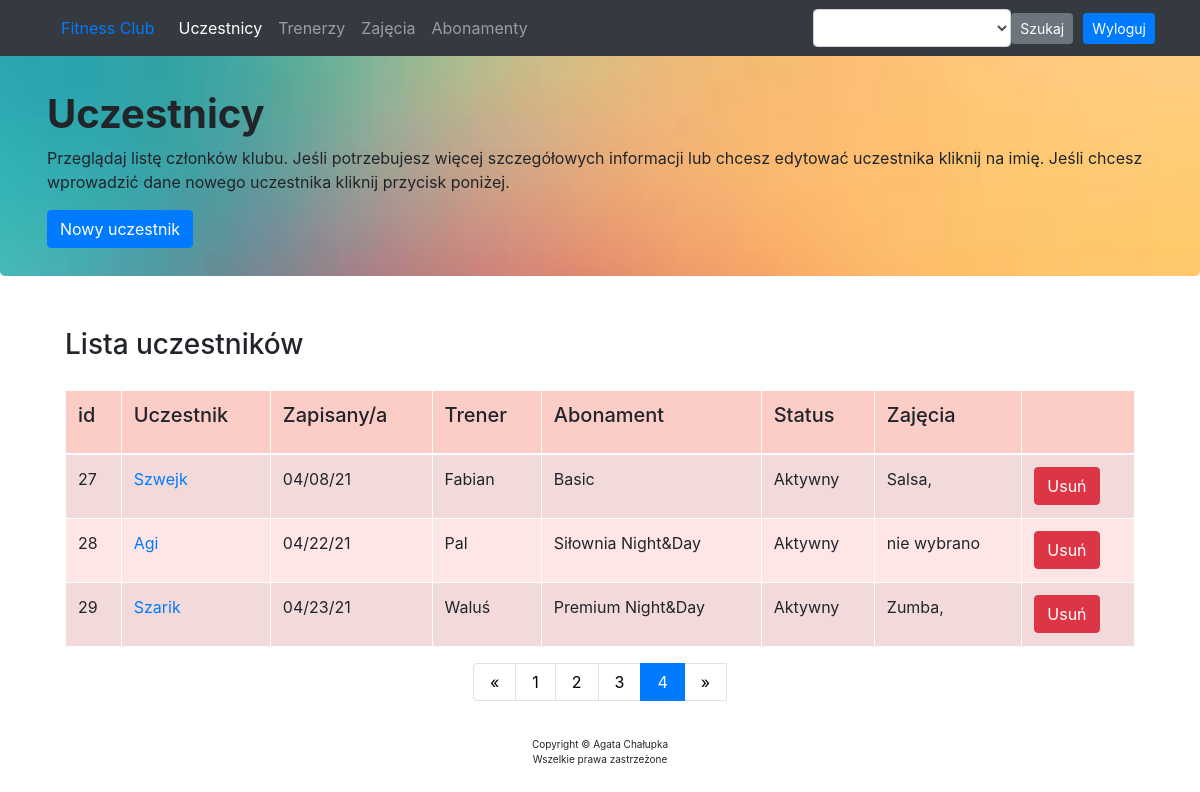
The app's page /users/3 (signed in), older data.
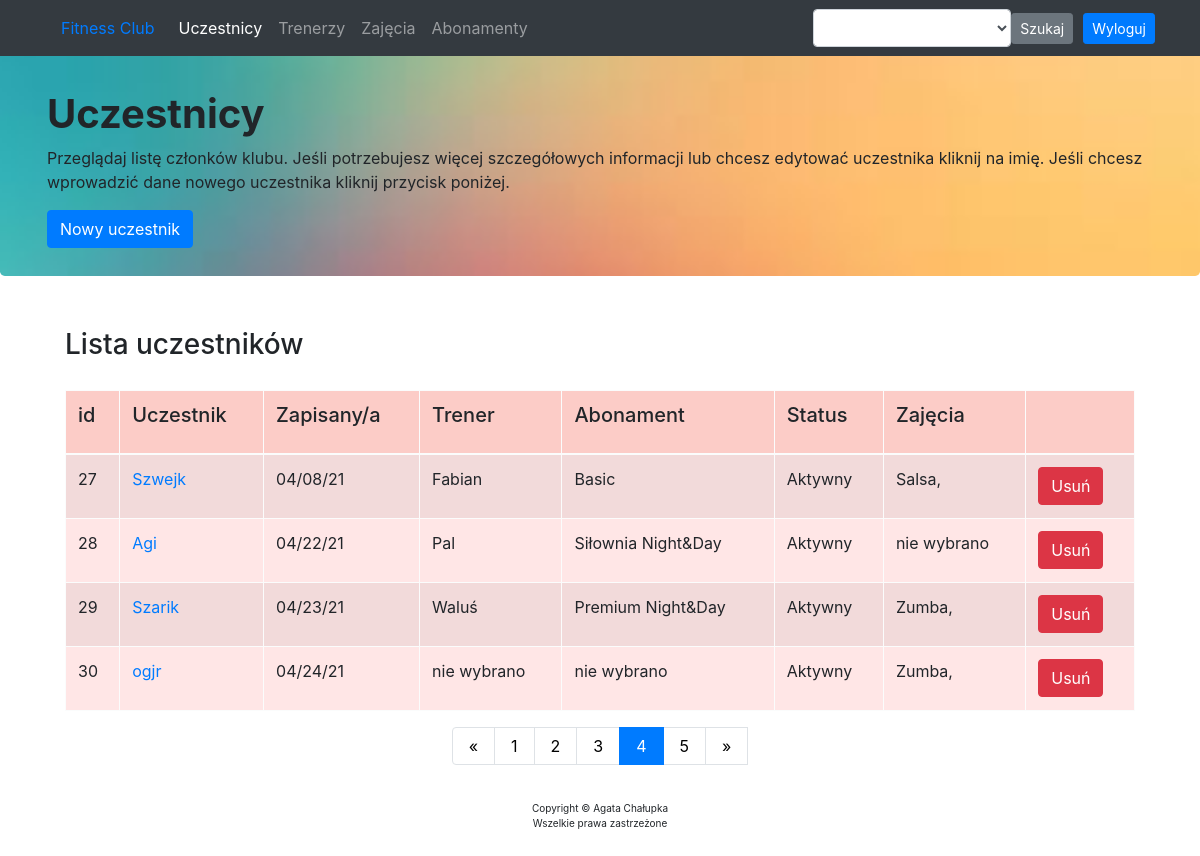
The same page, newer data.
### app/models.py (models this page shows, shortened)
class User(db.Model):
    __tablename__ = "user"
    id = db.Column(db.Integer, primary_key=True)
    name = db.Column(db.String(50))
    sign_up = db.Column(db.DateTime, index=True, default=datetime.utcnow)
    active = db.Column(db.Boolean, default=False)
    trainer_id = db.Column(db.Integer, db.ForeignKey('trainer.id'))
    subscription_id = db.Column(db.Integer, db.ForeignKey('subscription.id'))
    courses = db.relationship("Course", secondary=association_table, back_populates="users", lazy="subquery")

class Trainer(db.Model):
    id = db.Column(db.Integer, primary_key=True)
    name = db.Column(db.String(50))
    personal = db.Column(db.Boolean, default=False)
    trainees = db.relationship("User", backref="trainee", lazy="dynamic")
    classes = db.relationship("Course", secondary=association_table_2, back_populates="instructors", lazy="subquery")

class Subscription(db.Model):
    __tablename__ = "subscription"
    id = db.Column(db.Integer, primary_key=True)
    name = db.Column(db.String(40))
    users = db.relationship("User", backref="holder", lazy="dynamic")

class Course(db.Model):
    id = db.Column(db.Integer, primary_key=True)
    name = db.Column(db.String(50))
    instructors = db.relationship("Trainer", secondary=association_table_2, back_populates="classes", lazy="subquery")
    users = db.relationship("User", secondary=association_table, back_populates="courses", lazy="subquery")

### app/routes.py (the view, shortened to what this page needs)
@app.route('/users/<int:num>', methods=["GET", "POST"])
@login_required
def users_all(num):
    search_form = SearchForm()
    route = "/users/0"
    users = User.query.all()[num*4:num*4+4]
    users_num = math.ceil((len(User.query.all()))/4)
    new_id = max([user.id for user in User.query.all()]) + 1
    trainers = Trainer.query.all()
    subscriptions = Subscription.query.all()
    form = UserForm()
    error = None
    return render_template("members.html", num=num, users=users, trainers=trainers, subscriptions=subscriptions,
                           error=error, form=form, users_num=users_num, new_id=new_id, route=route, navs=navs, search_form=search_form)

### app/forms.py
class SearchForm(FlaskForm):
    name = SelectField("name")
    def __init__(self, *args, **kwargs):
        super(SearchForm, self).__init__(*args, **kwargs)
        self.name.choices = [('', '')] + sorted([(user.name, user.name) for user in User.query.all()] +\
                            [(trainer.name, trainer.name) for trainer in Trainer.query.all()] +\
                            [(course.name, course.name) for course in Course.query.all()] +\
                            [(sub.name, sub.name) for sub in Subscription.query.all()])

class UserForm(FlaskForm):
    name = StringField("name", validators=[DataRequired()])
    active = BooleanField("active", default=True)
    trainer = SelectField("Trainer")
    subscription = SelectField("Subscription")
    courses = SelectMultipleField("Course")
    def __init__(self, *args, **kwargs):
        super(UserForm, self).__init__(*args, **kwargs)
        self.trainer.choices = [''] + [trainer.name for trainer in Trainer.query.filter_by(personal=True).all()]
        self.subscription.choices = [''] + [subscription.name for subscription in Subscription.query.all()]
        self.courses.choices = [('', '')] + [(course.name, course.name) for course in Course.query.all()]

### app/routes.py (called while the page is built)
def login_required(view_func):
    @functools.wraps(view_func)
    def check_permissions(*args, **kwargs):
        if session.get('logged_in'):
            return view_func(*args, **kwargs)
        return redirect(url_for('login', next=request.path))
    return check_permissions

### app/templates/members.html
{% extends "index.html" %}
{% block content %}
<div class="jumbotron" style="background-image: url('/static/pics/gra_6.jpg'); background-size: cover; background-position: center;">
     <div class="container">
    <h1 style="font-weight: bold;">Uczestnicy</h1>
        <p>Przeglądaj listę członków klubu. Jeśli potrzebujesz więcej szczegółowych informacji lub chcesz
            edytować uczestnika kliknij na imię. Jeśli chcesz wprowadzić dane nowego uczestnika kliknij przycisk poniżej.</p>
        <a href="/add-edit-user/{{ new_id }}"><button class="btn btn-primary">Nowy uczestnik</button></a>
     </div>
</div>
<div class="container" style="background-color:">
    <div class="container" style="padding: 20px;">
        <h3 style="">Lista uczestników</h3>
    </div>
    <div class="table-section" style="padding-left: 20px; padding-right: 20px;">
       <table class="table table-striped table-hover table-bordered table-light" style="background-color: #ffe6e6">
           <thead>
            <tr style="background-color: #fcccc7">
                <td><h5>id</h5></td>
                <td><h5>Uczestnik</h5></td>
                <td><h5>Zapisany/a</h5></td>
                <td><h5>Trener</h5></td>
                <td><h5>Abonament</h5></td>
                <td><h5>Status</h5></td>
                <td><h5>Zajęcia</h5></td>
                <td></td>
            </tr>
           </thead>
           <tbody>
           {% for user in users %}
            <tr>
                <td>{{ user.id }}</td>
                <td><a href="/add-edit-user/{{ user.id }}">{{ user.name }}</a></td>
                <td>{{ user.sign_up.strftime("%x") }}</td>
                <td>{% if user.trainee %} {{ user.trainee.name }} {% else %} nie wybrano {% endif %}</td>
                <td>{% if user.holder %} {{ user.holder.name }} {% else %} nie wybrano {% endif %}</td>
                <td>{% if user.active==True %} Aktywny {% elif user.active==False %} Nieaktywny {% endif %}</td>
                <td>{% if user.courses %}{% for course in user.courses %}{{ course.name }}, {% endfor %} {% else %} nie wybrano {% endif %}</td>
                <td>
                    <form action="/delete-user/{{ user.id }}" method="POST">
                        <input type="submit" class="btn btn-danger" value="Usuń">
                    </form>
                </td>
            </tr>
           {% endfor %}
           </tbody>
       </table>
    </div>
</div>
<div class="container">
        <nav>
            <ul class="pagination justify-content-center">
                <li class="page-item">
                    {% if num==0 %}
                    <a href="/users/{{ num }}" aria-label="Previous" class="page-link">
                        {% else %}
                        <a href="/users/{{ num-1 }}" aria-label="Previous" class="page-link">
                            {% endif %}
                        <span aria-hidden="true">&laquo;</span>
                        </a>
                </li>
                {% for i in range(users_num) %}
                {% if i==num %}
                    <li class="page-item active"><a href="/users/{{ i }}" class="page-link">{{ i+1 }}</a></li>
                {% else %}
                    <li class="page-item"><a href="/users/{{ i }}" class="page-link">{{ i+1 }}</a></li>
                {% endif %}
                {% endfor %}
                <li>
                    {% if num!=users_num-1 %}
                    <a href="/users/{{ num+1 }}" aria-label="Next" class="page-link">
                        {% else %}
                        <a href="/users/{{ num }}" aria-label="Next" class="page-link">
                            {% endif %}
                        <span aria-hidden="true">&raquo;</span>
                    </a>
                </li>
            </ul>
        </nav>
</div>
{% endblock %}

### app/templates/index.html (shortened to what this page needs)
<!DOCTYPE html>
<html lang="en">
<head>
  <link rel="stylesheet" href="https://stackpath.bootstrapcdn.com/bootstrap/4.4.1/css/bootstrap.min.css">
  <link href="https://cdnjs.cloudflare.com/ajax/libs/select2/4.0.10/css/select2.min.css" rel="stylesheet" />
</head>
<body>
  <nav class="navbar navbar-expand-lg navbar-dark bg-dark static-top">
    <div class="container">
      <a class="nav-link" href="/">Fitness Club</a>
      <ul class="navbar-nav mr-auto" style="text-align: left">
        {% for nav in navs %}
        <li class="nav-item">
          {% if route == nav[1] %}
          <a class="nav-link active" href="{{ nav[1] }}">{{ nav[0] }}
            {% else %}
            <a class="nav-link" href="{{ nav[1] }}">{{ nav[0] }}
              {% endif %}
            </a>
          </li>
          {% endfor %}
        </ul>
      <form class="form-inline my-2 my-lg-0" action="/" method="POST">
        <p class="nav-item navbar-nav mr-auto">{{ search_form.name(class="form-control") }}</p>
        <button class="btn btn-secondary btn-sm my-2 my-sm-0" type="submit" style="margin-right: 10px;">Szukaj</button>
     </form>
       {% if session.logged_in %}
     <form class="form-inline my-2 my-lg-0" method="POST" action="{{ url_for('logout') }}">
        <button class="btn btn-primary btn-sm my-2 my-sm-0" type="submit">Wyloguj</button>
     </form>
       {% else %}
       <a href="{{ url_for('login') }}" class="btn btn-primary my-2 my-lg-0">Zaloguj</a>
       {% endif %}
   </div>
  </nav>
  {% block content %}
  {% endblock %}
  <div class="container">
    <div class="footer" style="text-align: center; font-size: 10px; padding: 20px;">
        <p>Copyright &copy; Agata Chałupka <br> Wszelkie prawa zastrzeżone</p>
    </div>
  </div>
</body>
</html>

### app/templates/index.html (style rules this page uses)
.table tr { height: 4rem; }
.jumbotron { height: 250px; margin-top: -30px; }
.jumbotron h1 { font-weight: bold; }
.pagination { justify-content: center; }
.pagination a { color: black; padding: 8px 16px; text-decoration: none; }

Row changes from the older to the newer data that the page shows:
added User: id "30", name "ogjr", sign_up "04/24/21", shows "nie wybrano", active "Aktywny", Course (name "Zumba")
Text that changed along with them:
new list line: "5"
